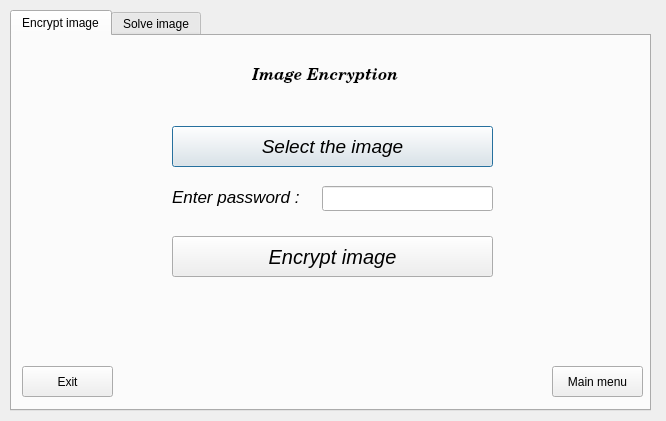
<?xml version="1.0" encoding="UTF-8"?>
<ui version="4.0">
 <class>Dialog</class>
 <widget class="QDialog" name="Dialog">
  <property name="geometry">
   <rect>
    <x>0</x>
    <y>0</y>
    <width>666</width>
    <height>421</height>
   </rect>
  </property>
  <property name="windowTitle">
   <string>Dialog</string>
  </property>
  <widget class="QTabWidget" name="tabWidget">
   <property name="geometry">
    <rect>
     <x>10</x>
     <y>10</y>
     <width>641</width>
     <height>401</height>
    </rect>
   </property>
   <property name="currentIndex">
    <number>0</number>
   </property>
   <widget class="QWidget" name="tab">
    <attribute name="title">
     <string>Encrypt image</string>
    </attribute>
    <widget class="QPushButton" name="pushButton">
     <property name="geometry">
      <rect>
       <x>160</x>
       <y>90</y>
       <width>321</width>
       <height>41</height>
      </rect>
     </property>
     <property name="font">
      <font>
       <pointsize>14</pointsize>
       <weight>50</weight>
       <italic>true</italic>
       <bold>false</bold>
      </font>
     </property>
     <property name="text">
      <string>Select the image</string>
     </property>
    </widget>
    <widget class="QPushButton" name="pushButton_3">
     <property name="geometry">
      <rect>
       <x>540</x>
       <y>330</y>
       <width>91</width>
       <height>31</height>
      </rect>
     </property>
     <property name="text">
      <string>Main menu</string>
     </property>
    </widget>
    <widget class="QPushButton" name="pushButton_2">
     <property name="geometry">
      <rect>
       <x>160</x>
       <y>200</y>
       <width>321</width>
       <height>41</height>
      </rect>
     </property>
     <property name="font">
      <font>
       <pointsize>15</pointsize>
       <italic>true</italic>
      </font>
     </property>
     <property name="text">
      <string>Encrypt image</string>
     </property>
    </widget>
    <widget class="QLabel" name="label_2">
     <property name="geometry">
      <rect>
       <x>240</x>
       <y>20</y>
       <width>151</width>
       <height>41</height>
      </rect>
     </property>
     <property name="font">
      <font>
       <family>Century Schoolbook L</family>
       <pointsize>12</pointsize>
       <weight>75</weight>
       <italic>true</italic>
       <bold>true</bold>
      </font>
     </property>
     <property name="mouseTracking">
      <bool>false</bool>
     </property>
     <property name="layoutDirection">
      <enum>Qt::LeftToRight</enum>
     </property>
     <property name="autoFillBackground">
      <bool>false</bool>
     </property>
     <property name="text">
      <string>Image Encryption</string>
     </property>
     <property name="textFormat">
      <enum>Qt::AutoText</enum>
     </property>
     <property name="scaledContents">
      <bool>false</bool>
     </property>
     <property name="wordWrap">
      <bool>false</bool>
     </property>
     <property name="openExternalLinks">
      <bool>false</bool>
     </property>
    </widget>
    <widget class="QLineEdit" name="lineEdit_2">
     <property name="geometry">
      <rect>
       <x>310</x>
       <y>150</y>
       <width>171</width>
       <height>25</height>
      </rect>
     </property>
    </widget>
    <widget class="QLabel" name="label_3">
     <property name="geometry">
      <rect>
       <x>160</x>
       <y>150</y>
       <width>151</width>
       <height>21</height>
      </rect>
     </property>
     <property name="font">
      <font>
       <pointsize>13</pointsize>
       <italic>true</italic>
      </font>
     </property>
     <property name="text">
      <string>Enter password :</string>
     </property>
    </widget>
    <widget class="QPushButton" name="pushButton_4">
     <property name="geometry">
      <rect>
       <x>10</x>
       <y>330</y>
       <width>91</width>
       <height>31</height>
      </rect>
     </property>
     <property name="text">
      <string>Exit</string>
     </property>
    </widget>
   </widget>
   <widget class="QWidget" name="tab_2">
    <attribute name="title">
     <string>Solve image</string>
    </attribute>
    <widget class="QLabel" name="label_4">
     <property name="enabled">
      <bool>true</bool>
     </property>
     <property name="geometry">
      <rect>
       <x>260</x>
       <y>20</y>
       <width>121</width>
       <height>41</height>
      </rect>
     </property>
     <property name="font">
      <font>
       <family>Century Schoolbook L</family>
       <pointsize>12</pointsize>
       <weight>75</weight>
       <italic>true</italic>
       <bold>true</bold>
       <kerning>true</kerning>
      </font>
     </property>
     <property name="mouseTracking">
      <bool>false</bool>
     </property>
     <property name="layoutDirection">
      <enum>Qt::LeftToRight</enum>
     </property>
     <property name="autoFillBackground">
      <bool>false</bool>
     </property>
     <property name="text">
      <string>Image Decrypt</string>
     </property>
     <property name="textFormat">
      <enum>Qt::AutoText</enum>
     </property>
     <property name="scaledContents">
      <bool>false</bool>
     </property>
     <property name="wordWrap">
      <bool>false</bool>
     </property>
     <property name="openExternalLinks">
      <bool>false</bool>
     </property>
    </widget>
    <widget class="QPushButton" name="pushButton_5">
     <property name="geometry">
      <rect>
       <x>150</x>
       <y>80</y>
       <width>341</width>
       <height>41</height>
      </rect>
     </property>
     <property name="font">
      <font>
       <pointsize>14</pointsize>
       <weight>50</weight>
       <italic>true</italic>
       <bold>false</bold>
      </font>
     </property>
     <property name="text">
      <string>Select the image</string>
     </property>
    </widget>
    <widget class="QLabel" name="label_5">
     <property name="geometry">
      <rect>
       <x>150</x>
       <y>150</y>
       <width>151</width>
       <height>21</height>
      </rect>
     </property>
     <property name="font">
      <font>
       <pointsize>13</pointsize>
       <italic>true</italic>
      </font>
     </property>
     <property name="text">
      <string>Enter password :</string>
     </property>
    </widget>
    <widget class="QLineEdit" name="lineEdit_3">
     <property name="geometry">
      <rect>
       <x>300</x>
       <y>150</y>
       <width>191</width>
       <height>25</height>
      </rect>
     </property>
    </widget>
    <widget class="QPushButton" name="pushButton_6">
     <property name="geometry">
      <rect>
       <x>150</x>
       <y>200</y>
       <width>341</width>
       <height>41</height>
      </rect>
     </property>
     <property name="font">
      <font>
       <pointsize>15</pointsize>
       <italic>true</italic>
      </font>
     </property>
     <property name="text">
      <string>Decrypt</string>
     </property>
    </widget>
    <widget class="QPushButton" name="pushButton_7">
     <property name="geometry">
      <rect>
       <x>540</x>
       <y>330</y>
       <width>91</width>
       <height>31</height>
      </rect>
     </property>
     <property name="text">
      <string>Main menu</string>
     </property>
    </widget>
    <widget class="QPushButton" name="pushButton_8">
     <property name="geometry">
      <rect>
       <x>10</x>
       <y>330</y>
       <width>91</width>
       <height>31</height>
      </rect>
     </property>
     <property name="text">
      <string>Exit</string>
     </property>
    </widget>
   </widget>
  </widget>
 </widget>
 <resources/>
 <connections/>
</ui>
